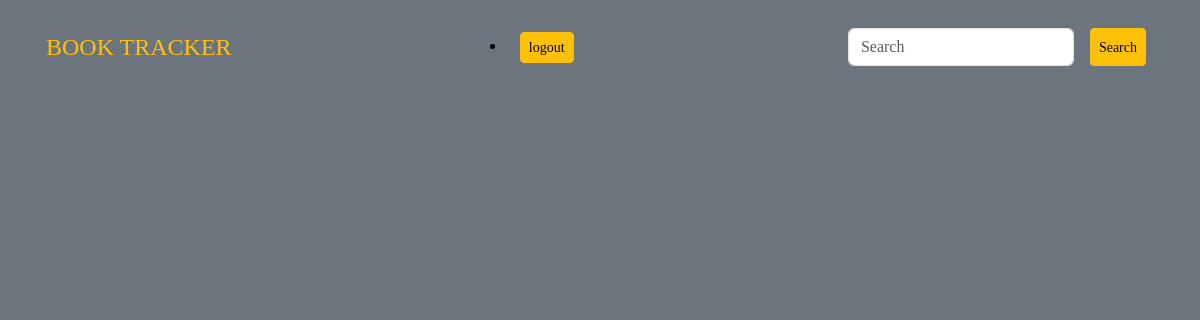
/book_list (signed in), run on an earlier commit of the app's database.
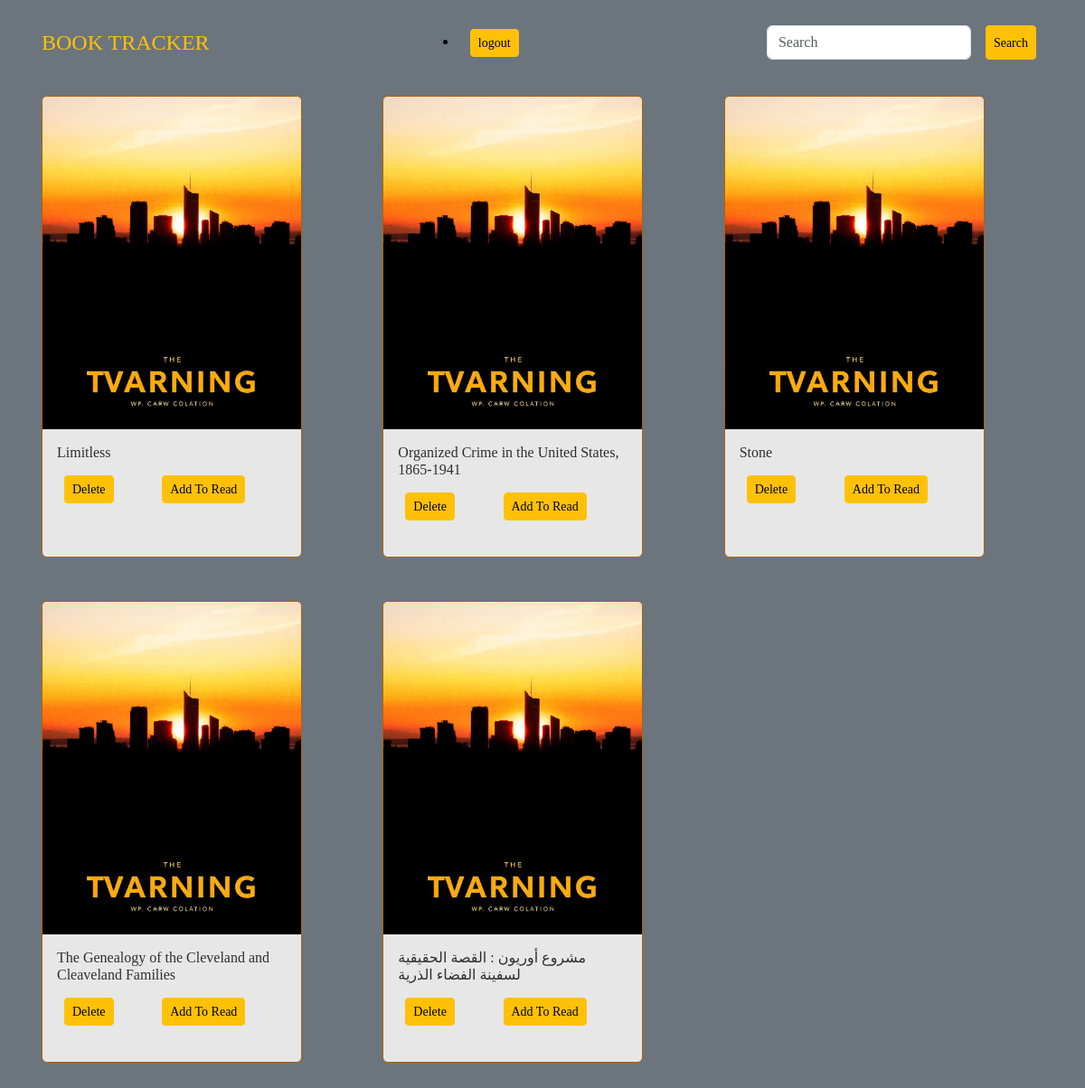
And on a later commit of the database.
### models.py (models this page shows, shortened)
class UserBook(db.Model):
    __tablename__ = 'user_book'
    id = db.Column(db.Integer, primary_key=True)
    user_id = db.Column(db.Integer, db.ForeignKey('user.id'), nullable=False)
    book_id = db.Column(db.Integer, db.ForeignKey('book.id'), nullable=False)
    book_title = db.Column(db.String(255))
    book_authors = db.Column(db.String(255))
    book_genre = db.Column(db.String(255))
    book_page_count = db.Column(db.Integer)
    user = db.relationship('User', back_populates='books')
    book = db.relationship('Books', back_populates='users')

### app.py (the view)
@app.route('/book_list')
@login_required
def book_list():
    try:
        user_id = current_user.id
        books = UserBook.query.filter_by(user_id=user_id)
        return render_template('book_list.html', books=books)
    except:
        return redirect(url_for('homepage'))

### app.py (called while the page is built)
@login_manager.user_loader
def load_user(user_id):
    return User.query.get(int (user_id))

### templates/book_list.html (shortened to what this page needs)
<!DOCTYPE html>
<html lang="en">
<head>
    <link href="https://cdn.jsdelivr.net/npm/bootstrap@5.3.3/dist/css/bootstrap.min.css" rel="stylesheet">
    <link rel="stylesheet" href="../static/style.css">
</head>
<body style="background-color: #6c757d;">
    <div class="container p-1 my-2">
        <nav class="navbar navbar-expand-sm bg-secondary">
            <div class="container-fluid">
                <a href="/" class="text-decoration-none"><span class="navbar-text mb-0 h4 text-warning">BOOK TRACKER</span></a>
                <li class="nav-item">
                  <button class="btn btn-warning btn-sm m-2 " type="submit" onclick="logoutUser()">logout</button>
                </li>
                <form class="d-flex"  action="/search"  method="GET">
                <input class="form-control m-2" type="text" placeholder="Search" name="q" id="search">
                <button class="btn btn-warning btn-sm m-2" type="submit" required>Search</button>
              </form>
            </div>
          </nav>
          <section class="vh-100">
            <div class="container mx-auto mt-4">
              <div class="row">
                {% for book in books%}
                <div class="col-md-4 mb-5">
                  <div class="card h-100 mb-3" style="width: 18rem;">
                    <img src="../static/book.jpeg" class="card-img-top" alt="...">
                        <div class="card-body">
                          <h6 class="card-title">{{book.book_title}}</h6>
                          <div class="d-flex">
                            <div class="p-2  flex-fill">
                              <form action="/delete" method="POST, GET">
                            <button class="btn btn-warning btn-sm" type="submit">Delete</button>
                          </form>
                            </div>
                            <div class="p-2  flex-fill">
                              <form action="/add_reading_list" method="POST, GET" class="d-flex">
                            <button class="btn btn-warning btn-sm" type="submit">Add To Read</button>
                          </form>
                            </div>
                        </div>
                        </div>
                  </div>
                </div>
                {% endfor %}
              </div>
            </div>
        </section>
    </div>
</body>
</html>

### static/style.css (style rules this page uses)
* body { background-color: #e7e7e7; color: #000000; font-family: Georgia, 'Times New Roman', Times, serif; }
.container { border-color: #EAD8B1; }
.card { background: #e7e7e7; border: 1px solid #ac6305; color: rgba(0, 0, 0, 0.8); margin-bottom: 2rem; }

What changed in the data, as far as the page shows it:
added UserBook: book_title "Limitless"
added UserBook: book_title "Organized Crime in the United States, 1865-1941"
added UserBook: book_title "Stone"
added UserBook: book_title "The Genealogy of the Cleveland and Cleaveland Families"
added UserBook: book_title "مشروع أوريون : القصة الحقيقية لسفينة الفضاء الذرية"
